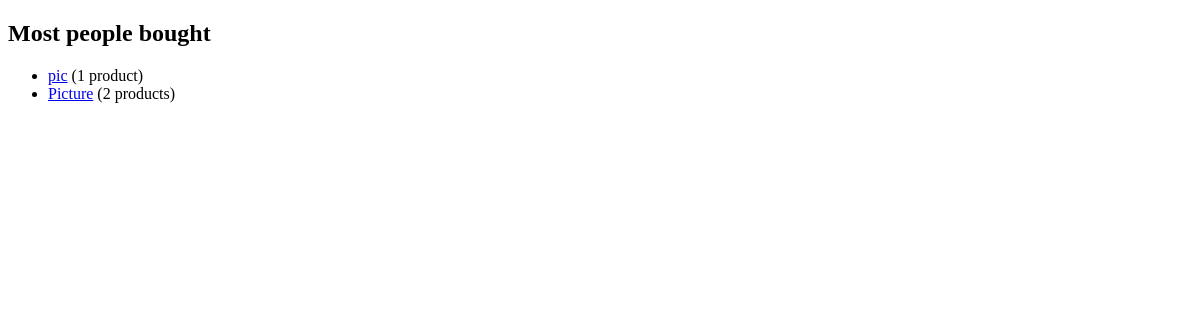
Before: /tags/ with the older database file.
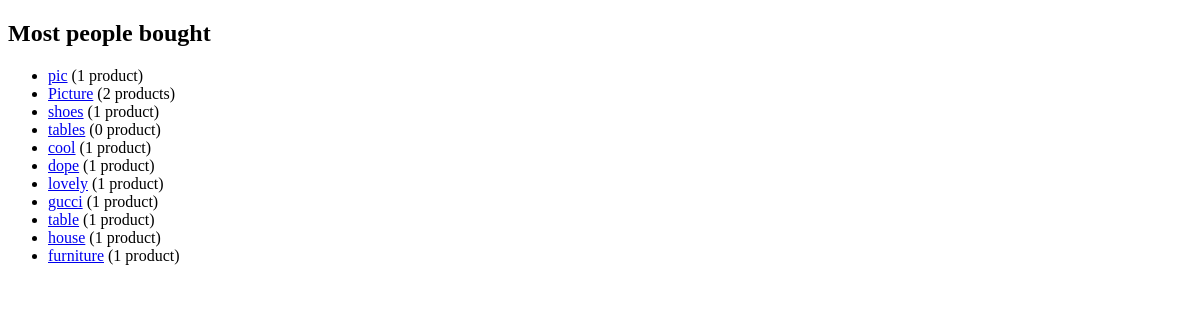
After: the same page with the newer database file.
### tags/models.py (models this page shows, shortened)
class Tag(models.Model):
	title = models.CharField(max_length=120, unique=True)
	slug = models.SlugField(unique=True)
	products = models.ManyToManyField(Product, blank=True)
	active = models.BooleanField(default=True)
	objects = TagManager()
	def get_absolute_url(self):
		view_name = "tags:detail"
		return reverse(view_name, kwargs={"slug": self.slug})

### tags/views.py (the view)
class TagListView(ListView):
	model = Tag
	def get_queryset(self):
		return Tag.objects.all()

### tags/models.py (called while the page is built)
	def active(self):
		return self.filter(active=True)

	def get_queryset(self):
		return TagQuerySet(self.model, using=self._db)

	def all(self, *args, **kwargs):
		return super(TagManager, self).all(*args, **kwargs).active()

### tags/templates/tags/tag_list.html
{% extends "base.html" %}
{% block content %}
<h2>Most people bought</h2>
<ul>
    {% for item in object_list %}
        <li><a href="{{ item.get_absolute_url }}">{{ item.title }}</a> ({{ item.products.count }} product{% if item.products.count > 1 %}s{% endif %})</li>
    {% empty %}
    	<li>No Tags yet</li>
    {% endfor %}
</ul>
{% endblock %}

### django_messages/templates/base.html (shortened to what this page needs)
<!DOCTYPE html>
<html>
<head>
</head>
<body>
{% block content %}
{% endblock %}
</body>
</html>

Changed rows visible on the page:
added Tag: title "shoes", products.count "1"
added Tag: title "tables", products.count "0"
added Tag: title "cool", products.count "1"
added Tag: title "dope", products.count "1"
added Tag: title "lovely", products.count "1"
added Tag: title "gucci", products.count "1"
added Tag: title "table", products.count "1"
added Tag: title "house", products.count "1"
added Tag: title "furniture", products.count "1"
